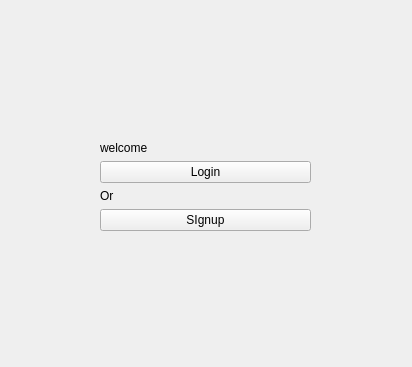
<?xml version="1.0" encoding="UTF-8"?>
<ui version="4.0">
 <class>MainWindow</class>
 <widget class="QMainWindow" name="MainWindow">
  <property name="geometry">
   <rect>
    <x>0</x>
    <y>0</y>
    <width>412</width>
    <height>367</height>
   </rect>
  </property>
  <property name="windowTitle">
   <string>MainWindow</string>
  </property>
  <widget class="QWidget" name="centralwidget">
   <widget class="QWidget" name="verticalLayoutWidget">
    <property name="geometry">
     <rect>
      <x>100</x>
      <y>60</y>
      <width>211</width>
      <height>251</height>
     </rect>
    </property>
    <layout class="QVBoxLayout" name="verticalLayout">
     <item>
      <spacer name="verticalSpacer_2">
       <property name="orientation">
        <enum>Qt::Vertical</enum>
       </property>
       <property name="sizeHint" stdset="0">
        <size>
         <width>20</width>
         <height>40</height>
        </size>
       </property>
      </spacer>
     </item>
     <item>
      <widget class="QLabel" name="label_2">
       <property name="text">
        <string>welcome</string>
       </property>
      </widget>
     </item>
     <item>
      <widget class="QPushButton" name="choice_login">
       <property name="text">
        <string>Login</string>
       </property>
      </widget>
     </item>
     <item>
      <widget class="QLabel" name="label">
       <property name="text">
        <string>Or</string>
       </property>
      </widget>
     </item>
     <item>
      <widget class="QPushButton" name="choice_signup">
       <property name="text">
        <string>SIgnup</string>
       </property>
      </widget>
     </item>
     <item>
      <spacer name="verticalSpacer">
       <property name="orientation">
        <enum>Qt::Vertical</enum>
       </property>
       <property name="sizeHint" stdset="0">
        <size>
         <width>20</width>
         <height>40</height>
        </size>
       </property>
      </spacer>
     </item>
    </layout>
   </widget>
  </widget>
 </widget>
 <resources/>
 <connections/>
</ui>
